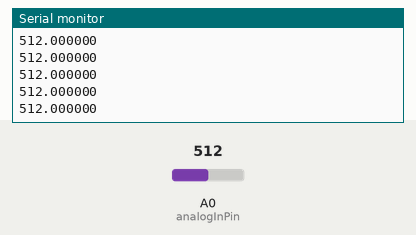
Recording of a sketch running on a simulated ESP8266 (NodeMCU). Parts: the last lines printed to the serial monitor. The inputs (shaded band) are chosen by the test bench; at power-on: A0 (analogInPin) = 512. WiFi joins after 1.5 s; servers stay silent unless stated; no MQTT or app messages arrive unless stated.

Above: at 2.7 s.
2.8 s: A0 (analogInPin) set to 716
At 3.3 s:
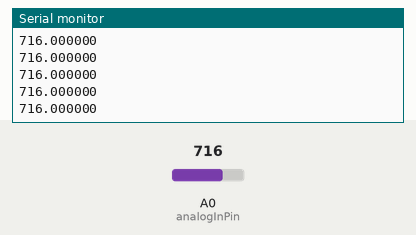
4.3 s: A0 (analogInPin) set to 900
At 4.8 s:
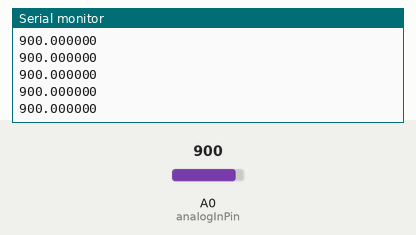
Timing chart, 0 to 7.3 s (numbered marks = the images above; inputs shaded):
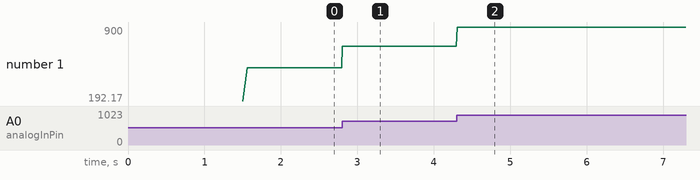

Measured:
- after the input at 2.8 s, the serial monitor: prints a new line at once (image 1)
- after the input at 4.3 s, the serial monitor: prints a new line at once (image 2)
- plotted number 1: 512 → 716 after the input at 2.8 s, 716 → 900 after the input at 4.3 s

The sketch:

arduino.ino
```cpp
/*
 Basic ESP8266 MQTT publish client example
*/
#include <ESP8266WiFi.h>
#include <PubSubClient.h>
#include "secret-config.h"

#define MQTTpubQos		2
#define Retain			false
#define willMessage 	"exit"
#define cleanSession	false
#define willTopic		"mq2_mqtt"

WiFiClient espClient;
PubSubClient client(espClient);
String msg;
char payload[50];
unsigned long lastMicros = 0;
const int analogInPin = 17;

float getECG(void) {
	float analog0;
	// Read from analogic in.
	analog0 = analogRead(analogInPin);
	// binary to voltage conversion
	// return analog0 = (float)analog0 * 3.3 / 1023.0;
	return analog0;
}

void setup_wifi() {
	// Connecting to a WiFi network
	WiFi.begin(ssid, password);
	while (WiFi.status() != WL_CONNECTED) {
		delay(500);
		Serial.print(".");
	}
	Serial.println("WiFi connected");
	Serial.println("IP address: ");
	Serial.println(WiFi.localIP());
}

void reconnect() {
	// Loop until we're reconnected
	Serial.println("In reconnect...");
	while (!client.connected()) {
		Serial.print("Attempting MQTT connection...");
		// Attempt to connect
		if (client.connect("Arduino_Gas", mqtt_user, mqtt_pass,willTopic,MQTTpubQos,Retain,willMessage,cleanSession)) {
			Serial.println("connected");
		}
		else {
			Serial.print("failed, rc=");
			Serial.print(client.state());
			Serial.println(" try again in 5 seconds");
			delay(5000);
		}
	}
}

void setup() {
	Serial.begin(115200);
	setup_wifi();
	client.setServer(mqtt_server, 1883);
}

void loop() {

	char msg[8];

	// Desired sample rate T=7812microseconds
	if (micros() - lastMicros > 7812) {
		lastMicros = micros();
		// float temperatureC = getTemperature() ;
		float ecg = getECG();
		sprintf(msg,"%f",ecg);
		// Serial.print("temperature read");
		if (!client.connected()) {
			Serial.print("trying to reconnect...");
			reconnect();
		}

		client.publish("mq2_mqtt", msg);
		//Serial.print("Payload: ");
		Serial.println(msg);
	}
}
```

secret-config.example.h
```cpp
// Update these with values suitable for your network.
const char* ssid = "your_ssid";
const char* password = "your_password";
const char* mqtt_server = "192.168.0.121";
const char* mqtt_user = "admin";
const char* mqtt_pass= "admin";
```
